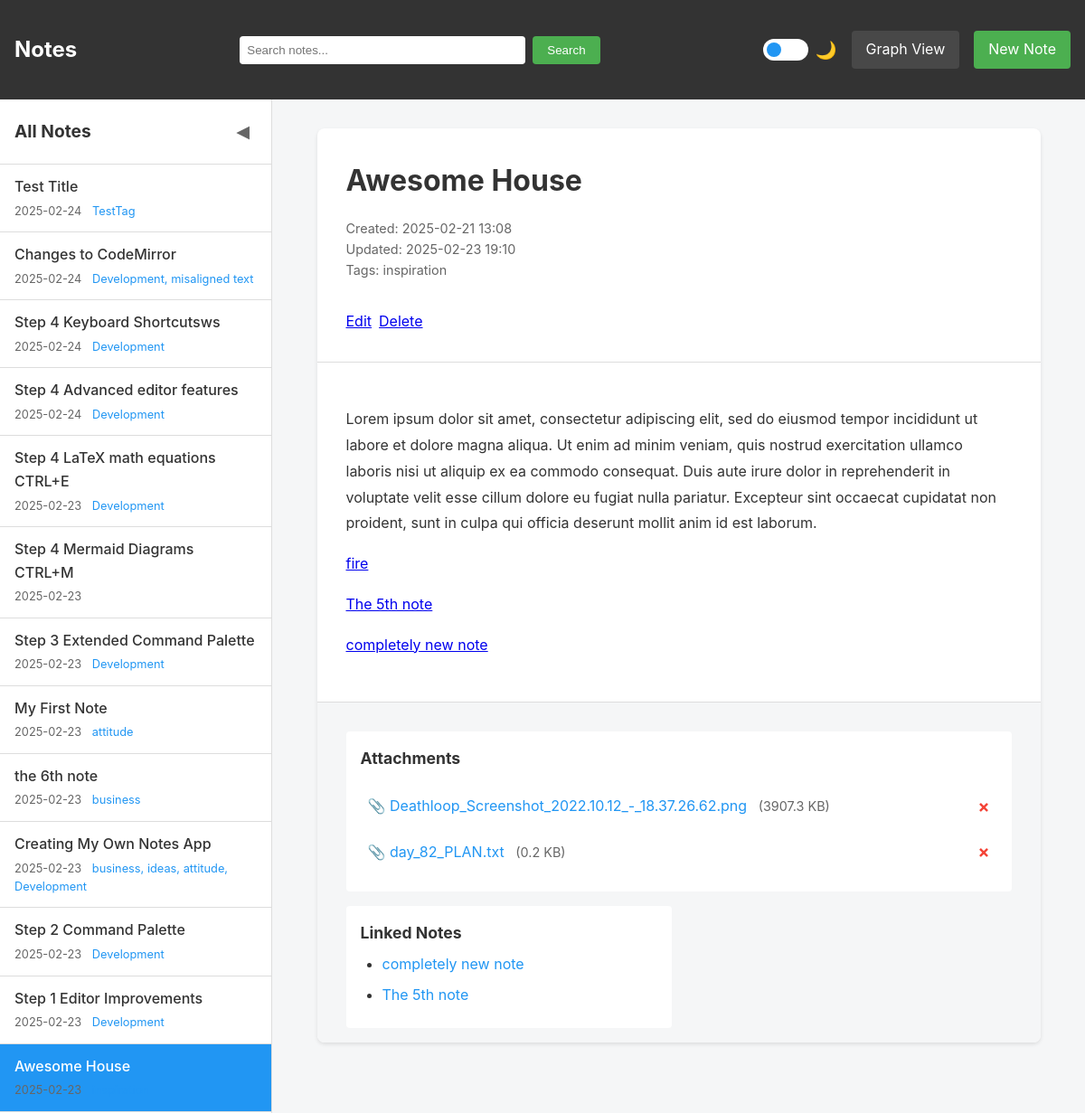
The page /note/7 on the database as committed earlier.
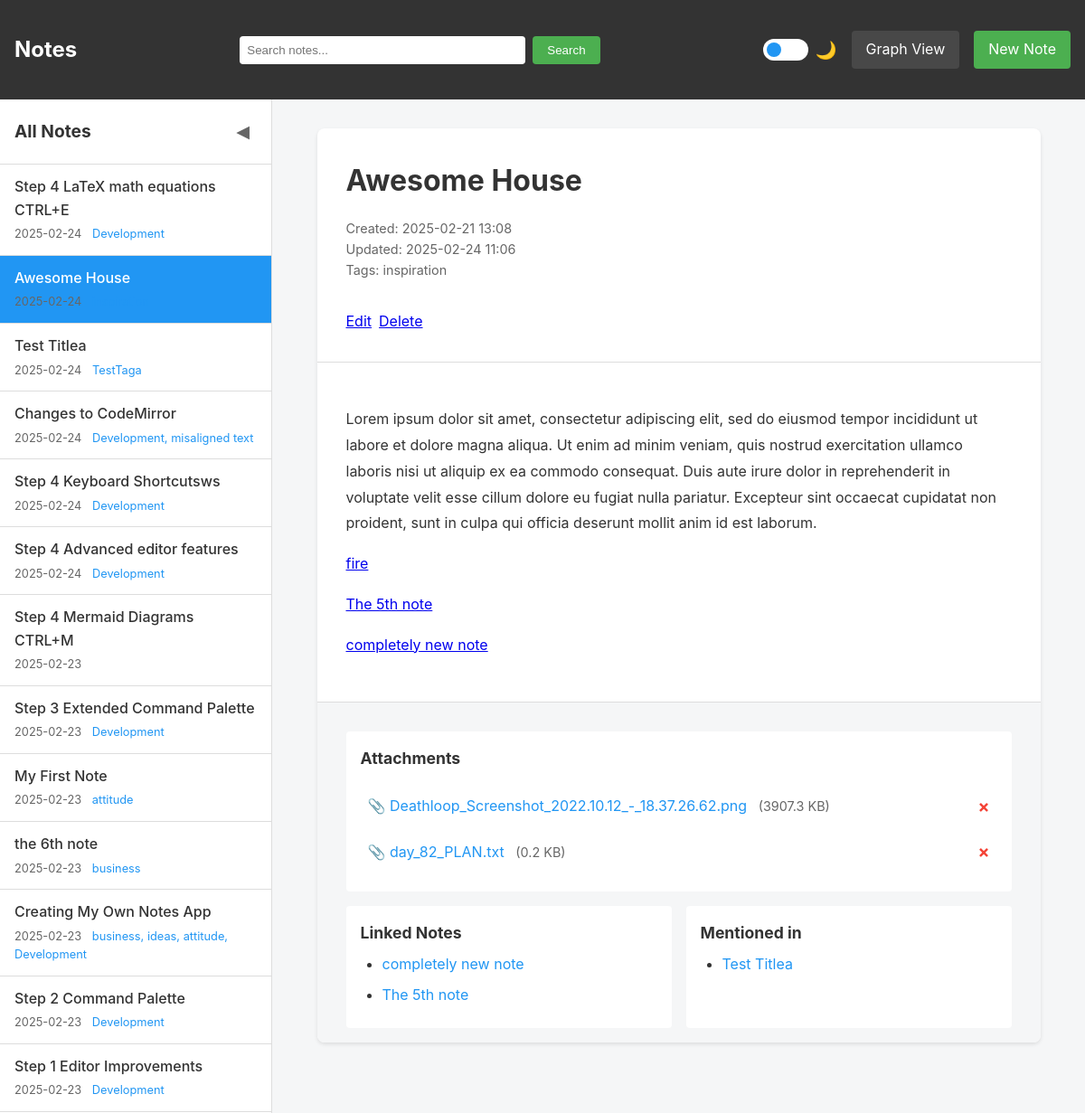
The same page on the database as committed later.
### main.py (models this page shows)
class Note(db.Model):
    id = db.Column(db.Integer, primary_key=True)
    title = db.Column(db.String(200), nullable=False, unique=True)  # Make title unique
    content = db.Column(db.Text, nullable=False)
    created_at = db.Column(db.DateTime, default=datetime.utcnow)
    updated_at = db.Column(db.DateTime, default=datetime.utcnow, onupdate=datetime.utcnow)
    tags = db.Column(db.String(200))  # Store tags as comma-separated strings
    attachments = db.relationship('FileAttachment', backref='note', lazy=True, cascade="all, delete-orphan")
    def get_linked_notes(self):
        pattern = r'\[\[([\w\s-]+)\]\]'
        matches = re.findall(pattern, self.content)
        return Note.query.filter(Note.title.in_(matches)).all()
    def get_backlinks(self):
        pattern = f'\\[\\[{self.title}\\]\\]'
        linking_notes = Note.query.filter(Note.content.op('REGEXP')(pattern)).all()
        return linking_notes

class FileAttachment(db.Model):
    id = db.Column(db.Integer, primary_key=True)
    filename = db.Column(db.String(255), nullable=False)
    original_filename = db.Column(db.String(255), nullable=False)
    note_id = db.Column(db.Integer, db.ForeignKey('note.id'), nullable=False)
    uploaded_at = db.Column(db.DateTime, default=datetime.utcnow)
    file_size = db.Column(db.Integer)  # Size in bytes
    file_type = db.Column(db.String(50))

### main.py (the view)
@app.route('/note/<int:id>')
def view_note(id):
    note = Note.query.get_or_404(id)
    md = markdown.Markdown(extensions=[WikiLinkExtension(), 'fenced_code', 'tables'])
    html_content = md.convert(note.content)
    linked_notes = note.get_linked_notes()
    backlinks = note.get_backlinks()
    return render_template('view_note.html',
                         note=note,
                         html_content=html_content,
                         linked_notes=linked_notes,
                         backlinks=backlinks,
                         all_notes=get_all_notes(),
                         current_note=note)

### main.py (called while the page is built)
def get_all_notes(limit=None):
    query = Note.query.order_by(Note.updated_at.desc())
    return query.limit(limit).all() if limit else query.all()

def escapejs(val):
    return json.dumps(str(val))[1:-1]

    def handleMatch(self, m, data):
        title = m.group(1)
        note = Note.query.filter_by(title=title).first()
        el = etree.Element('a')
        if note:
            el.set('href', url_for('view_note', id=note.id))
            el.set('class', 'wiki-link')
        else:
            el.set('href', url_for('new_note', title=title))
            el.set('class', 'wiki-link missing')
        el.text = title
        return el, m.start(0), m.end(0)

    def extendMarkdown(self, md):
        WIKILINK_RE = r'\[\[([\w\s-]+)\]\]'
        wiki_link_pattern = WikiLinkProcessor(WIKILINK_RE, md)
        md.inlinePatterns.register(wiki_link_pattern, 'wikilink', 175)

### templates/view_note.html
{% extends "base.html" %}
{% block content %}
<div class="note-view">
    <header class="note-header">
        <h1>{{ note.title }}</h1>
        <div class="metadata">
            Created: {{ note.created_at.strftime('%Y-%m-%d %H:%M') }}<br>
            Updated: {{ note.updated_at.strftime('%Y-%m-%d %H:%M') }}<br>
            {% if note.tags %}
            Tags: {{ note.tags }}
            {% endif %}
        </div>
        <div class="actions">
            <a href="{{ url_for('edit_note', id=note.id) }}" class="button">Edit</a>
            <a href="{{ url_for('delete_note', id=note.id) }}" class="button delete" onclick="return confirm('Are you sure?')">Delete</a>
        </div>
    </header>
    <div class="note-content">
        {{ html_content|safe }}
    </div>
    <div class="note-metadata">
        {% if note.attachments %}
        <div class="attachments">
            <h3>Attachments</h3>
            <ul class="attachment-list">
                {% for attachment in note.attachments %}
                <li>
                    <a href="{{ url_for('download_file', file_id=attachment.id) }}" class="attachment-link">
                        <span class="attachment-name">📎 {{ attachment.original_filename }}</span>
                        <span class="attachment-meta">
                            ({{ (attachment.file_size / 1024)|round(1) }} KB)
                        </span>
                    </a>
                    <a href="{{ url_for('delete_attachment', file_id=attachment.id) }}"
                       class="delete-attachment"
                       onclick="return confirm('Delete this attachment?')">×</a>
                </li>
                {% endfor %}
            </ul>
        </div>
        {% endif %}
        {% if linked_notes or backlinks %}
        <div class="references">
            {% if linked_notes %}
            <div class="linked-notes">
                <h3>Linked Notes</h3>
                <ul>
                    {% for linked in linked_notes %}
                    <li><a href="{{ url_for('view_note', id=linked.id) }}">{{ linked.title }}</a></li>
                    {% endfor %}
                </ul>
            </div>
            {% endif %}
            {% if backlinks %}
            <div class="backlinks">
                <h3>Mentioned in</h3>
                <ul>
                    {% for backlink in backlinks %}
                    <li><a href="{{ url_for('view_note', id=backlink.id) }}">{{ backlink.title }}</a></li>
                    {% endfor %}
                </ul>
            </div>
            {% endif %}
        </div>
        {% endif %}
    </div>
</div>
{% endblock %}

### templates/base.html (shortened to what this page needs)
<!DOCTYPE html>
<html lang="en" data-theme="light">
<head>
    <link rel="stylesheet" href="{{ url_for('static', filename='style.css') }}">
</head>
<body>
    <nav>
        <h1><a href="{{ url_for('index') }}">Notes</a></h1>
        <form action="{{ url_for('search') }}" method="GET" class="search-form">
            <input type="text" name="q" placeholder="Search notes..." value="{{ request.args.get('q', '') }}">
            <button type="submit">Search</button>
        </form>
        <div class="nav-actions">
            <div class="theme-switch-wrapper">
                <label class="theme-switch">
                    <span class="slider round"></span>
                </label>
                <span class="theme-label">🌙</span>
            </div>
            <a href="{{ url_for('graph_view') }}" class="nav-btn">Graph View</a>
            <a href="{{ url_for('new_note') }}" class="new-note-btn">New Note</a>
        </div>
    </nav>
    <div class="app-container">
        <aside class="sidebar">
            <div class="sidebar-header">
                <h2>All Notes</h2>
                <button id="toggle-sidebar" class="toggle-sidebar" title="Toggle Sidebar">◀</button>
            </div>
            <div class="notes-list">
                {% for note in all_notes %}
                <a href="{{ url_for('view_note', id=note.id) }}"
                   class="note-link {% if current_note and current_note.id == note.id %}active{% endif %}">
                    <div class="note-link-title">{{ note.title }}</div>
                    <div class="note-link-meta">
                        {{ note.updated_at.strftime('%Y-%m-%d') }}
                        {% if note.tags %}
                        <span class="note-link-tags">{{ note.tags }}</span>
                        {% endif %}
                    </div>
                </a>
                {% endfor %}
            </div>
        </aside>
        <main class="main-content">
            {% block content %}
            {% endblock %}
        </main>
    </div>
</body>
</html>

Rows that differ between the two databases and show on the page:
changed Note "Step 4 LaTeX math equations CTRL+E": updated_at "2025-02-23" → "2025-02-24"; moves up the list
changed Note "Awesome House": updated_at "2025-02-23" → "2025-02-24"; updated_at "2025-02-23 19:10" → "2025-02-24 11:06"; moves up the list
now on one of the page's lists (row edited): Note: title "Test Titlea"
changed Note: title "Test Title" → "Test Titlea"; tags "TestTag" → "TestTaga"
Other text that changed with them:
text now shown: "Mentioned in"
